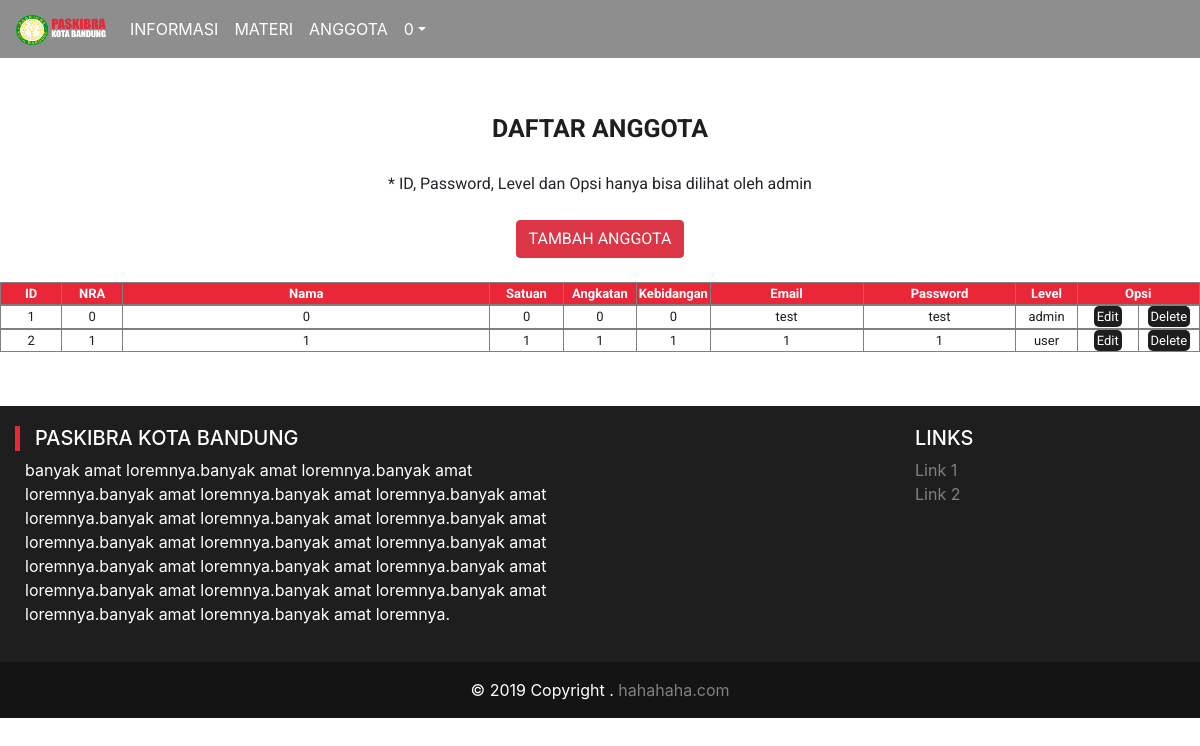
The app's page /x/anggota.php (signed in) with its own data.
### tables this page shows
CREATE TABLE `user` (
  `id` int(5) NOT NULL,
  `nra` int(12) NOT NULL,
  `nama` varchar(50) NOT NULL,
  `satuan` varchar(50) NOT NULL,
  `angkatan` varchar(4) NOT NULL,
  `kebidangan` varchar(50) NOT NULL,
  `email` varchar(50) NOT NULL,
  `password` varchar(50) NOT NULL,
  `level` varchar(5) NOT NULL
);

### x/anggota.php (the view, shortened to what this page needs)
<?php
  if ($_SESSION['u_level'] == 'tamu') {
    header("location:index.php");
    }else{
?>
<!doctype html>
<html lang="en">
<html>
<head>
  <link rel="stylesheet" href="css/style.css">
  <link rel="stylesheet" href="css/bootstrap.min.css">
</head>
<body>
      <nav class="navbar fixed-top navbar-expand-lg navbar-light bg-nav">
        <a class="navbar-brand" href="index.php">
            <img src="img/logo.png" width="90px" height="30px">
          </a>
        <div class="collapse navbar-collapse" id="navbarNav">
          <ul class="navbar-nav mr-auto">
            <li class="nav-item active">
              <a class="nav-link" href="informasi.php">INFORMASI<span class="sr-only">(current)</span></a>
            </li>
            <li class="nav-item">
              <a class="nav-link" href="materi.php">MATERI</a>
            </li>
            <?php
            if ($_SESSION['u_level'] == 'admin') {
              echo "<li class='nav-item'>
                <a class='nav-link' href='anggota.php'>ANGGOTA</a>
              </li>";
            }elseif ($_SESSION['u_level'] == 'user') {
              echo "<li class='nav-item'>
                <a class='nav-link' href='anggota.php'>ANGGOTA</a>
              </li>";
            }else{
            }
            ?>
             <li>
              <?php
              if ($_SESSION['u_level'] == 'admin') {
                echo "<div class='dropdown'><a class='nav-link dropdown-toggle' href='#' id='navbarDropdown' role='button' data-toggle='dropdown' aria-haspopup='true' aria-expanded='false'>";
                  echo  $_SESSION['u_nama']."</a>";
                  echo "<div class='dropdown-menu' aria-labelledby='navbarDropdown'>";
                  echo "  <a class='dropdown-item' href='logout.php'>Log Out</a></div></div>";
              }else if($_SESSION['u_level'] == 'user') {
                echo "<div class='dropdown'><a class='nav-link dropdown-toggle' href='#' id='navbarDropdown' role='button' data-toggle='dropdown' aria-haspopup='true' aria-expanded='false'>";
                  echo  $_SESSION['u_nama']."</a>";
                  echo "<div class='dropdown-menu' aria-labelledby='navbarDropdown'>";
                  echo "  <a class='dropdown-item' href='logout.php'>Log Out</a></div></div>";
              }else{
                echo "<a href='login.php'><button class='btn btn-danger my-2 my-sm-0' type='submit'>Login</button></a>";
              }
            ?>
            </li>
          </ul>
        </div>
      </nav>
  <div class="isi3">
      <center><div id="judul">DAFTAR ANGGOTA</div>
      <br>* ID, Password, Level dan Opsi hanya bisa dilihat oleh admin<br><br>
      <?php
      include ('koneksi.php');
      $tampil = "SELECT * FROM user";
      $hasil = mysqli_query($koneksi, $tampil);
      if ($_SESSION['u_level'] == 'admin') {
        echo "<a href='input_anggota.php'><button type='submit' class='btn btn-danger'>TAMBAH ANGGOTA</button></center></a><br>";
        echo "<table id='table-field' border='1' width='100%' align='center'>
              <tr>
                <td id='n' width='5%'>ID</td>
                <td id='n' width='5%'>NRA</td>
                <td id='n' width='30%'>Nama</td>
                <td id='n' width='6%'>Satuan</td>
                <td id='n' width='6%'>Angkatan</td>
                <td id='n' width='6%'>Kebidangan</td>
                <td id='n' width='12.5%'>Email</td>
                <td id='n' width='12.5%'>Password</td>
                <td id='n' width='5%'>Level</td>
                <td id='n' width='10%' rowspan='2'>Opsi</td>
              </tr>
            </table>";
            while ($data = mysqli_fetch_array($hasil)) {
              echo "<table id='table-record' border='1' align='center' width='100%'>";
              echo "<tr><td width='5%'>",$data['id'],"</td>";
              echo "<td width='5%'>",$data['nra'],"</td>";
              echo "<td width='30%'>",$data['nama'],"</td>";
              echo "<td width='6%'>",$data['satuan'],"</td>";
              echo "<td width='6%'>",$data['angkatan'],"</td>";
              echo "<td width='6%'>",$data['kebidangan'],"</td>";
              echo "<td width='12.5%'>",$data['email'],"</td>";
              echo "<td width='12.5%'>",$data['password'],"</td>";
              echo "<td width='5%'>",$data['level'],"</td>";
              echo "<td width='5%'>","<a href=\"update_a.php?id=$data[id]\">Edit </a>","</td>";
              echo "<td width='5%'>","<a href=\"delete_a.php?id=$data[id]\">Delete</a></td></tr></table>";
            }
            }
      ?>
  </div>
  <footer class="page-footer font-small blue pt-4"">
      <div class="container-fluid myfoot text-center text-md-left">
        <div class="row" style="padding-top: 20px; padding-bottom: 20px">
            <div class="col-md-6 mt-md-0 mt-3">
          <div class="tag"></div>
              <h5 class="text-uppercase" style="margin-left: 20px">PASKIBRA KOTA BANDUNG</h5>
              <p style="margin-left: 10px">banyak amat loremnya.banyak amat loremnya.banyak amat loremnya.banyak amat loremnya.banyak amat loremnya.banyak amat loremnya.banyak amat loremnya.banyak amat loremnya.banyak amat loremnya.banyak amat loremnya.banyak amat loremnya.banyak amat loremnya.banyak amat loremnya.banyak amat loremnya.banyak amat loremnya.banyak amat loremnya.banyak amat loremnya.banyak amat loremnya.banyak amat loremnya.banyak amat loremnya.</p>
            </div>
            <div class="col-md-3 mb-md-0 mb-3"></div>
            <div class="col-md-3 mb-md-0 mb-3">
              <h5 class="text-uppercase">Links</h5>
                <ul class="list-unstyled">
                  <li>
                    <a class="merah" href="#!">Link 1</a>
                  </li>
                  <li>
                    <a class="merah" href="#!">Link 2</a>
                  </li>
            </div>
        </div>
      </div>
      <div class="footer-copyright myfoot2 text-center py-3">© 2019 Copyright .
        <a class="merah" href="#"> hahahaha.com</a>
      </div>
  </footer>
</body>
</html>
<?php
}
?>

### x/css/style.css (style rules this page uses)
body { font-family: arial, sans-serif; margin: 0px; padding: 0px; width: 100%; background: white !important; }
.bg-nav { background: rgba(30,30,30,0.5); }
nav .navbar-nav li a { color: white !important; }
.isi3 { font-family: 'roboto', sans-serif; background: white; margin-top: 100px; padding: 10px 0px 30px 0px; }
#judul { color: rgb(30,30,30); margin: 0px; font-size: 25px; font-weight: bold; }
#table-field { font-weight: bold; font-size: 13px; text-align: center; background-color: #ea2738 ; color: white; }
#table-record { font-size: 13px; text-align: center; background-color: white ; color: rgb(30,30,30); }
#table-record td a { padding: 3px; background-color: rgb(30,30,30); text-decoration: none; color: white; border-radius: 5px; }
.myfoot { color: white; background: rgb(30,30,30); }
.myfoot2 { color: white; background: rgb(20,20,20); }
.tag { position: absolute; height: 25px; width: 5px; background-color: #ea2738; }
.merah { text-decoration: none; color:gray; }

### records on screen
user: id "1", nra "0", nama "0", satuan "0", angkatan "0", kebidangan "0", email "test", password "test", level "admin"
user: id "2", nra "1", nama "1", satuan "1", angkatan "1", kebidangan "1", email "1", password "1", level "user"

### other values on screen
$_SESSION['u_nama'] "0"
